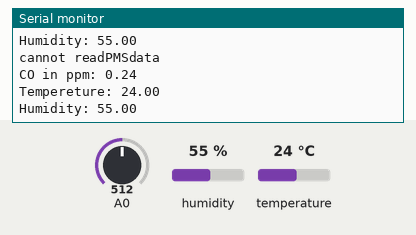
A sketch run on a simulated ESP8266 (NodeMCU). Parts: the last lines printed to the serial monitor. Inputs (shaded band) come from the test bench; at power-on: humidity 55 %, A0 = 512, temperature 24 °C. WiFi joins after 1.5 s; servers stay silent unless stated.

Above: at 2.7 s.
2.8 s: humidity set to 22 %
At 4.02 s:
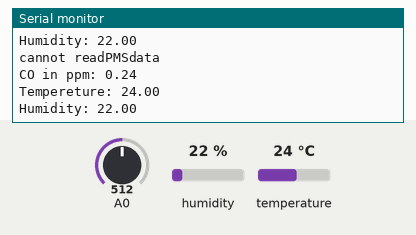
4.3 s: A0 set to 716
At 4.65 s:
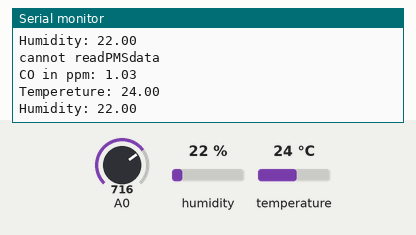
5.8 s: temperature set to 12 °C
7.3 s: A0 set to 900
At 7.6 s:
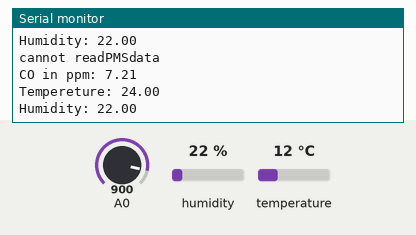
8.8 s: humidity set to 40 %
At 8.87 s:
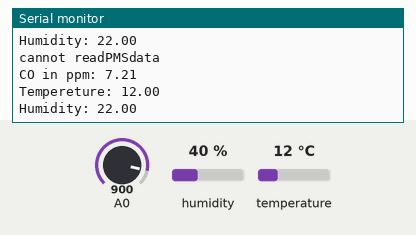
Timing chart, 0 to 11.3 s (numbered marks = the images above; inputs shaded):
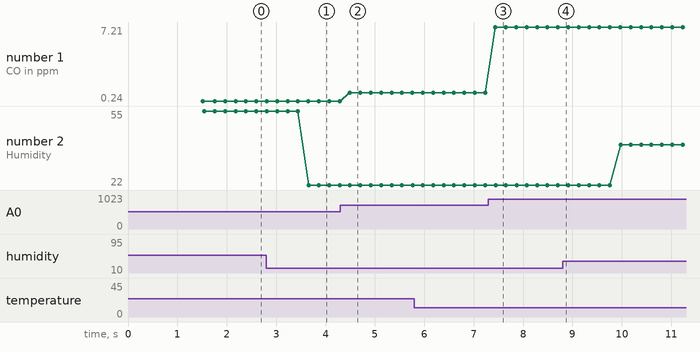

The sketch:

AQM_unit.ino
```cpp
//Libraries:
#include <ESP8266WiFi.h>
#include <Adafruit_Sensor.h>
#include <DHT.h>

// Variables:
// WiFi
const char* ssid = "SSS2";
const char* password = "Sami1111";
WiFiClient client;

// Thingspeak
String apiKey = "LTOF7TBMME20KGJ6";
const char* server = "api.thingspeak.com";

// Time
unsigned long previousMillis = 0;
const long interval = 12000; //12 second, Every minute send 5 points in a day 7200 points, becouse matlab visualization takes at maximum 8000 point with every call for specific field.

// DHT
float t = 0.0;
float h = 0.0;
#define DHTPIN 5
#define DHTTYPE DHT22
DHT dht(DHTPIN, DHTTYPE);

//MQ-7
float RS_gas = 0;
float ratio = 0;
float sensorValue = 0;
float sensor_volt = 0;
float R0 = 673.63;
float CO_ppm;

// PMS5003
struct pms5003data {
  uint16_t framelen;
  uint16_t pm10_standard, pm25_standard, pm100_standard;
  uint16_t pm10_env, pm25_env, pm100_env;
  uint16_t particles_03um, particles_05um, particles_10um;
  uint16_t particles_25um, particles_50um, particles_100um;
  uint16_t unused;
  uint16_t checksum;
};
struct pms5003data data;


void setup(){
  Serial.begin(9600);
  // DHT
  dht.begin();
  // connect to wifi
  wifi();
}


void loop(){

pms5003();
mq7();
dht22();
upload();

}

void pms5003(){
    if (readPMSdata(&Serial)) {
    // reading data was successful!
    Serial.println();
    Serial.println("---------------------------------------");
    Serial.println("Concentration Units (standard)");
    Serial.print("PM 1.0: "); Serial.print(data.pm10_standard);
    Serial.print("\t\tPM 2.5: "); Serial.print(data.pm25_standard);
    Serial.print("\t\tPM 10: "); Serial.println(data.pm100_standard);
    Serial.println("---------------------------------------");
    Serial.println("Concentration Units (environmental)");
    Serial.print("PM 1.0: "); Serial.print(data.pm10_env);
    Serial.print("\t\tPM 2.5: "); Serial.print(data.pm25_env);
    Serial.print("\t\tPM 10: "); Serial.println(data.pm100_env);
    Serial.println("---------------------------------------");
    Serial.print("Particles > 0.3um / 0.1L air:"); Serial.println(data.particles_03um);
    Serial.print("Particles > 0.5um / 0.1L air:"); Serial.println(data.particles_05um);
    Serial.print("Particles > 1.0um / 0.1L air:"); Serial.println(data.particles_10um);
    Serial.print("Particles > 2.5um / 0.1L air:"); Serial.println(data.particles_25um);
    Serial.print("Particles > 5.0um / 0.1L air:"); Serial.println(data.particles_50um);
    Serial.print("Particles > 10.0 um / 0.1L air:"); Serial.println(data.particles_100um);
    Serial.println("---------------------------------------");
    }
  else {
    Serial.println("cannot readPMSdata");
  }
}
boolean readPMSdata(Stream *s) {
  if (! s->available()) {
    return false;}
  // Read a byte at a time until we get to the special '0x42' start-byte
  if (s->peek() != 0x42) {
    s->read();
    return false;}
  // Now read all 32 bytes
  if (s->available() < 32) {
    return false;
  }
  uint8_t buffer[32];
  uint16_t sum = 0;
  s->readBytes(buffer, 32);
  // get checksum ready
  for (uint8_t i=0; i<30; i++) {
    sum += buffer[i];}
  /* debugging
  for (uint8_t i=2; i<32; i++) {
    Serial.print("0x"); Serial.print(buffer[i], HEX); Serial.print(", ");
  }
  Serial.println();
  */
  // The data comes in endian'd, this solves it so it works on all platforms
  uint16_t buffer_u16[15];
  for (uint8_t i=0; i<15; i++) {
    buffer_u16[i] = buffer[2 + i*2 + 1];
    buffer_u16[i] += (buffer[2 + i*2] << 8);
  }
  // put it into a nice struct :)
  memcpy((void *)&data, (void *)buffer_u16, 30);
  if (sum != data.checksum) {
    Serial.println("Checksum failure");
    return false;
  }
  // success
  return true;
}


void wifi(void) {

    // WiFi
  delay(10);
  Serial.println();
  Serial.print("Connecting to ");
  Serial.println(ssid);
  WiFi.begin(ssid, password);

  while (WiFi.status() != WL_CONNECTED) {
    delay(500);
    Serial.print(".");
  }
  Serial.println("");
  Serial.println("WiFi connected");

    // Printing the ESP IP address
  Serial.println(WiFi.localIP());
 }

 void mq7(){
   // MQ7
  sensorValue = analogRead(A0);
   sensor_volt = sensorValue/1024*5.0;
   RS_gas = (5.0-sensor_volt)/sensor_volt;
   ratio = RS_gas/R0;  // R0 value is gound by calibrating MQ7
   float x = 1538.46 * ratio;
    CO_ppm = pow(x,-1.709);
  Serial.print("CO in ppm: "); Serial.println(CO_ppm);
 }

void dht22(){
   // Read temperature as Celsius (the default)
    float newT = dht.readTemperature();
    if (isnan(newT)) {
      Serial.println("Failed to read from DHT sensor!");
    }
    else {
      t = newT;
     Serial.print("Tempereture: "); Serial.println(t);
    }
    // Read Humidity
    float newH = dht.readHumidity();
    // if humidity read failed, don't change h value
    if (isnan(newH)) {
      Serial.println("Failed to read from DHT sensor!");
    }
    else {
      h = newH;
      Serial.print("Humidity: ");Serial.println(h);
    }

}
void upload() {

    // Send to Thingspeak
  if (client.connect(server,80))  // "184.106.153.149" or api.thingspeak.com
    {
        String postStr = apiKey;
        postStr +="&field1=";
        postStr += String(t);
        postStr +="&field2=";
        postStr += String(h);
        postStr +="&field3=";
        postStr += String(data.pm10_env);
        postStr +="&field4=";
        postStr += String(data.pm25_env);
        postStr +="&field5=";
        postStr += String(data.pm100_env);
        postStr +="&field6=";
        postStr += String(CO_ppm);
        postStr += "\r\n\r\n";

        client.print("POST /update HTTP/1.1\n");
        client.print("Host: api.thingspeak.com\n");
        client.print("Connection: close\n");
        client.print("X-THINGSPEAKAPIKEY: "+apiKey+"\n");
        client.print("Content-Type: application/x-www-form-urlencoded\n");
        client.print("Content-Length: ");
        client.print(postStr.length());
        client.print("\n\n");
        client.print(postStr);
    }
    client.stop();
}
```

Measured:
- after the input at 2.8 s, the serial monitor: prints a new line after 0.86 s (image 1)
- after the input at 4.3 s, the serial monitor: prints a new line after 0.19 s (image 2)
- after the input at 7.3 s, the serial monitor: prints a new line after 0.14 s (image 3)
- plotted number 1: 0.24 → 1.03 after the input at 4.3 s, 1.03 → 7.21 after the input at 7.3 s
- plotted number 2: 55 → 22 after the input at 2.8 s, 22 → 40 after the input at 8.8 s
